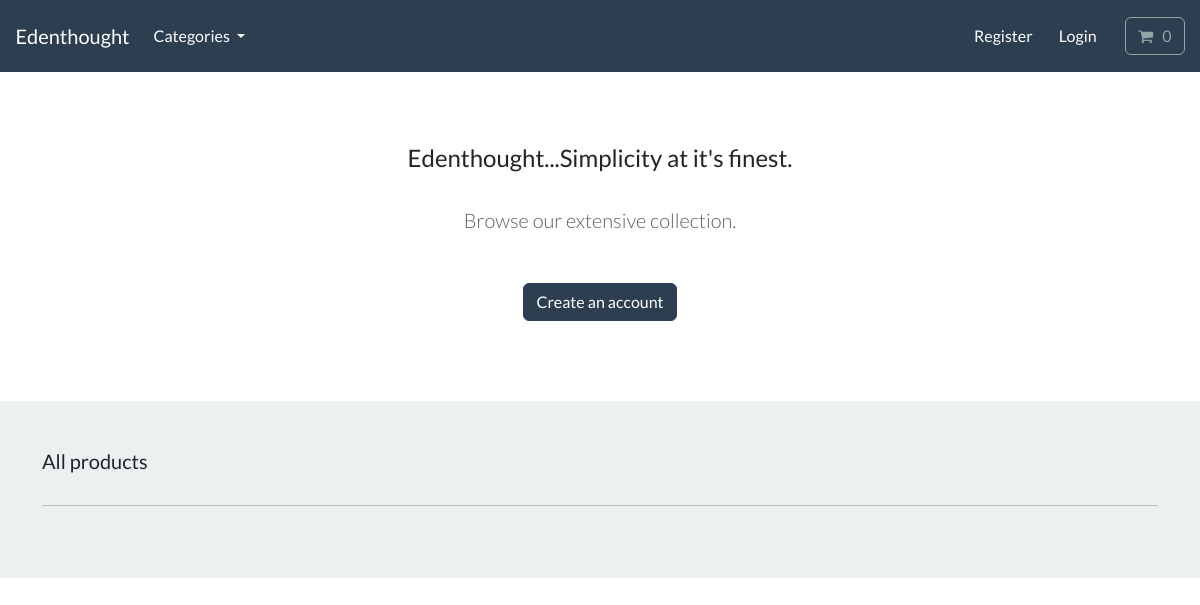
The app's page /, older data.
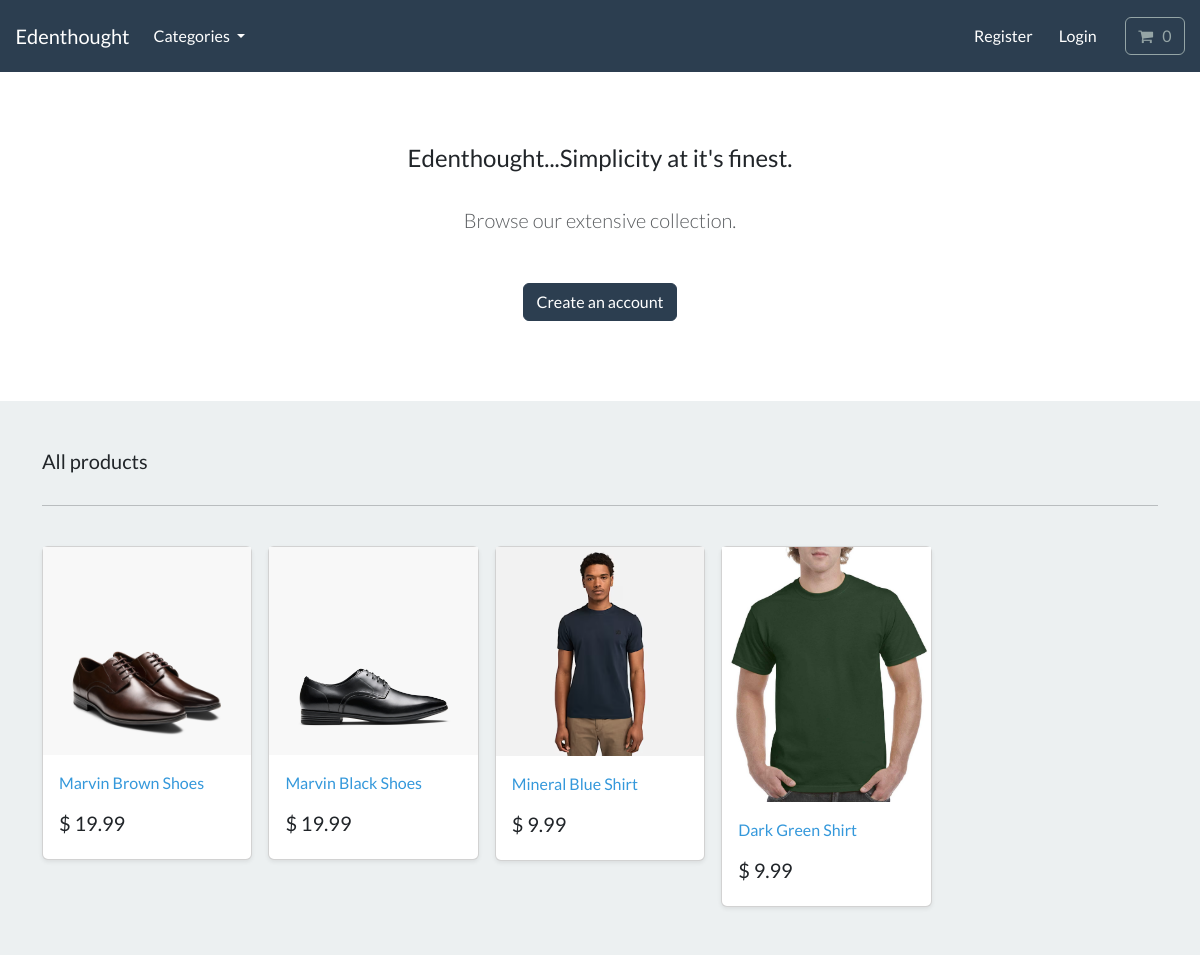
The same page, newer data.
### store/models.py (models this page shows, shortened)
class Product(models.Model):
    category = models.ForeignKey(Category, related_name='produt', on_delete=models.CASCADE, null=True)
    title = models.CharField(max_length=250)
    brand = models.CharField(max_length=250, default='un-branded')
    description = models.TextField(blank=True)
    slug = models.SlugField(max_length=255)
    price = models.DecimalField(max_digits=4, decimal_places=2)
    image = models.ImageField(upload_to='images/')
    class Meta:
        verbose_name_plural = 'products'
    def get_absolute_url(self):
        return reverse("product-info", args=[self.slug])

### store/views.py (the view)
# urls.py: path('', include('store.urls')), #Store app
def store(request):
    all_products = Product.objects.all()
    context = {'my_products':all_products}
    return render(request, 'store/store.html', context)

### cart/cart.py (called while the page is built)
    def __len__(self):
        return sum(item['qty'] for item in self.cart.values())

### cart/context_processors.py (called while the page is built)
def cart(request):
    return {'cart': Cart(request)}

### store/models.py (called while the page is built)
    def get_absolute_url(self):
        return reverse("list-category", args=[self.slug])

### store/views.py (called while the page is built)
def categories(request):
    all_categories = Category.objects.all()
    return {'all_categories': all_categories}

### store/templates/store/store.html
{% extends "./base.html" %}
{% load static %}
{% block content %}
    <section class="py-4 text-center container">
        <div class="row py-lg-5">
            <div class="col-lg-6 col-md-8 mx-auto">
                <h4> Edenthought...Simplicity at it's finest. </h4>
                <br>
                <p class="lead text-muted">
                Browse our extensive collection.
                </p>
                <br>
                <a href="#" class="btn btn-primary my-2"> Create an account </a>
            </div>
        </div>
    </section>
        <div class="album py-5 bg-light">
            <div class="container">
            <div class="pb-3 h5"> All products </div>
            <hr>
            <br>
            <div class="row row-cols-1 row-cols-sm-2 row-cols-md-5 g-3">
                {% for product in my_products %}
                    <div class="col">
                        <div class="card shadow-sm">
                            <img class="img-fluid" alt="Responsive image" src="{{product.image.url}}">
                            <div class="card-body">
                                <p class="card-text">
                                    <a class="text-info text-decoration-none" href="{{product.get_absolute_url}}"> {{ product.title | capfirst }} </a>
                                </p>
                                <div class="d-flex justify-content-between align-items-center">
                                    <h5> $ {{ product.price }}</h5>
                                </div>
                            </div>
                        </div>
                    </div>
                {% endfor %}
            </div>
        </div>
    </div>
{% endblock %}

### store/templates/store/base.html (shortened to what this page needs)
{% load static %}
<!DOCTYPE html>
<html>
    <head>
        <link rel="stylesheet" href="https://bootswatch.com/5/flatly/bootstrap.min.css">
        <link rel="stylesheet" href="https://cdnjs.cloudflare.com/ajax/libs/font-awesome/4.7.0/css/font-awesome.min.css">
    </head>
    <nav class="navbar navbar-expand-lg bg-primary justify-content-center">
        <a class="navbar-brand main-heading text-white" href="{% url 'store' %}">
        &nbsp; &nbsp; Edenthought
        </a>
        <div class="collapse navbar-collapse" id="navbarCollapse">
            <ul class="navbar-nav me-auto mb-2 mb-md-0">
                <li class="nav-item dropdown">
                    <a class="nav-link dropdown-toggle text-white" href="#" id="navbarDropdown" role="button"
                    data-bs-toggle="dropdown" aria-expanded="false">
                        Categories
                    </a>
                </li>
            </ul>
        </div>
        <div class="collapse navbar-collapse text-center" id="navbarNavDropdown">
            <ul class="navbar-nav ms-auto">
                <li class="nav-item">
                    <a class="btn btn-alert navbar-btn text-white" type="button"  href="/"> Register </a>
                </li>
                <li class="nav-item">
                    <a class="btn btn-alert navbar-btn text-white" type="button"  href="/"> Login </a>
                </li>
                <li class="nav-item">
                    <a type="button" role="button" href=" {% url 'cart-summary' %}" class="btn btn-outline-secondary">
                        <i class="fa fa-shopping-cart" aria-hidden="true"> </i>
                        <div id="cart-qty" class="d-inline-flex">
                            {% with qty_amount=cart|length %}
                                {% if qty_amount > 0 %}
                                    {{ qty_amount }}
                                    {% else %}
                                        0
                                {% endif %}
                            {% endwith %}
                        </div>
                    </a>
                </li>
            </ul>
        </div>
    </nav>
    <body>
        {% block content %}
        {% endblock %}
    </body>
</html>

Row changes from the older to the newer data that the page shows:
added Product: image (picture), title "Marvin Brown Shoes", price "19.99"
added Product: image (picture), title "Marvin Black Shoes", price "19.99"
added Product: image (picture), title "Mineral Blue Shirt", price "9.99"
added Product: image (picture), title "Dark Green Shirt", price "9.99"
